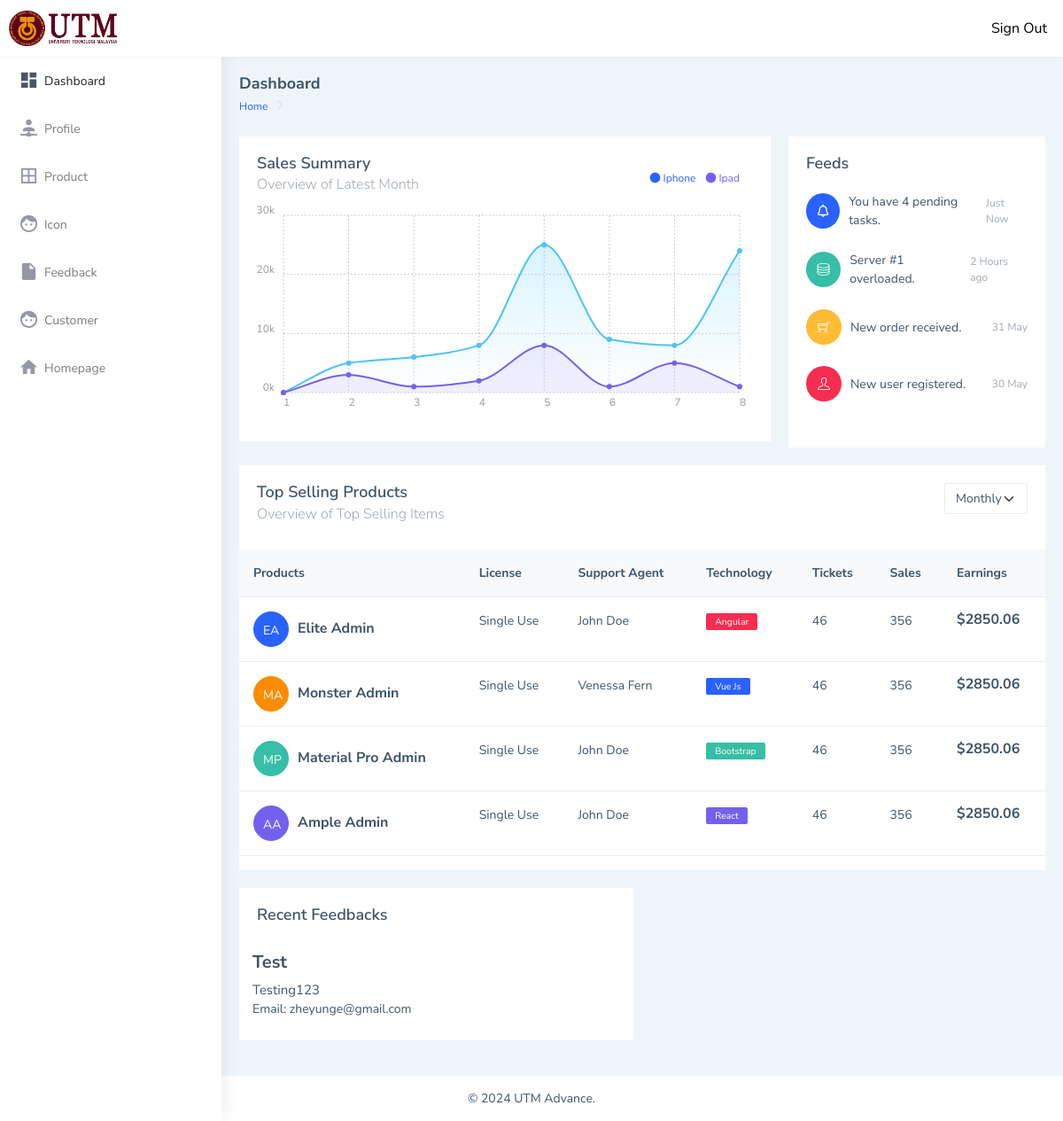
Page /AS/index.php on the earlier database version.
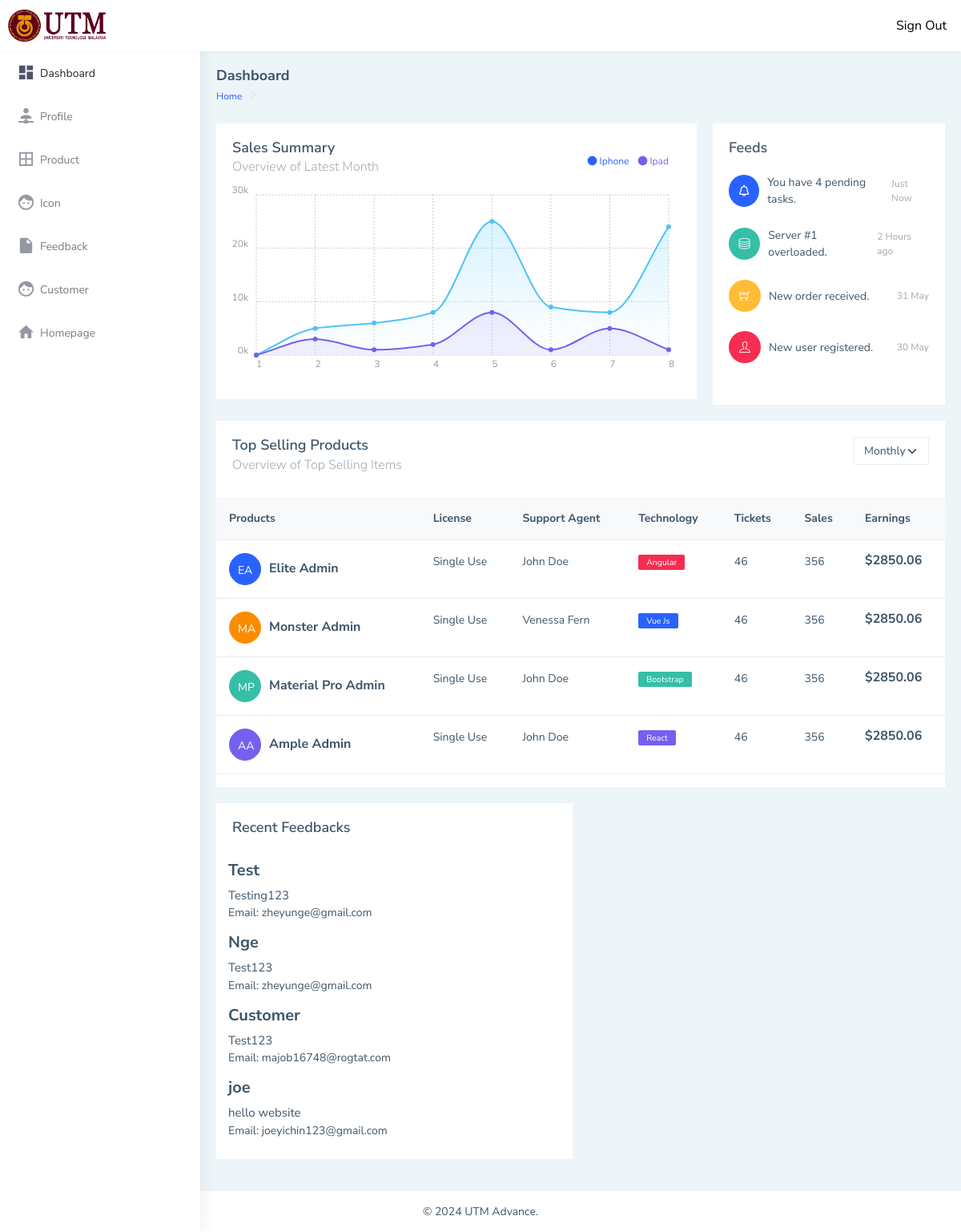
Same page on the later database version.
### tables this page shows
CREATE TABLE `feedback` (
  `Name` varchar(255) NOT NULL,
  `Email` varchar(255) NOT NULL,
  `Subject` varchar(255) NOT NULL,
  `Message` longtext NOT NULL
);

### AS/index.php (the view, shortened to what the changed rows need)
<!DOCTYPE html>
<html dir="ltr" lang="en">
<head>
    <link href="assets/libs/chartist/dist/chartist.min.css" rel="stylesheet">
    <link href="dist/css/style.min.css" rel="stylesheet">
</head>
<body>
    <div id="main-wrapper" data-layout="vertical" data-navbarbg="skin5" data-sidebartype="full"
        data-sidebar-position="absolute" data-header-position="absolute" data-boxed-layout="full">
        <div class="page-wrapper">
            <div class="container-fluid">
                <div class="row">
                    <div class="col-12">
                        <div class="card">
                            <div class="table-responsive">
                                <table class="table v-middle">
                                    <thead>
                                        <tr class="bg-light">
                                            <th class="border-top-0">Products</th>
                                            <th class="border-top-0">License</th>
                                            <th class="border-top-0">Support Agent</th>
                                            <th class="border-top-0">Technology</th>
                                            <th class="border-top-0">Tickets</th>
                                            <th class="border-top-0">Sales</th>
                                            <th class="border-top-0">Earnings</th>
                                        </tr>
                                    </thead>
                                </table>
                            </div>
                        </div>
                    </div>
                </div>
                <div class="row">
                    <div class="col-lg-6">
                        <div class="card">
                            <div class="comment-widgets scrollable">
							<?php
                                require '../Function/config.php';
                                $sql = "SELECT Name, Email, Message FROM feedback LIMIT 4";
                                $result = $con->query($sql);
                                if ($result->num_rows > 0) {
									while($row = $result->fetch_assoc()) {
										echo "<div class='comment-text w-100'>
												<h6 style = 'font-size: 20px;'>" . htmlspecialchars($row["Name"]) . "</h6>
												<span style = 'font-size: 15px;'>" . htmlspecialchars($row["Message"]) . "</span>
												<span class='m-b-15 d-block'>Email: ". htmlspecialchars($row["Email"]) . "</span>
											</div>";
									}
                                } else {
                                    echo "<p>No feedback available.</p>";
                                }
                            ?>
                            </div>
                        </div>
                    </div>
                            </div>
                        </div>
                    </div>
                </div>
</body>
</html>

Differences in the rows shown:
added feedback: Name "Nge", Message "Test123", Email "zheyunge@gmail.com"
added feedback: Name "Customer", Message "Test123", Email "majob16748@rogtat.com"
added feedback: Name "joe", Message "hello website", Email "joeyichin123@gmail.com"
